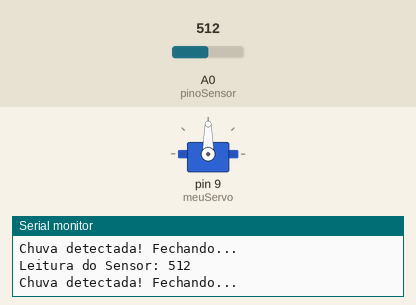
A sketch run on a simulated Arduino Uno, built with avr-gcc and run on an emulated ATmega328P. Shown: servo, the last lines printed to the serial monitor. Inputs (shaded band) come from the test bench; at power-on: A0 (pinoSensor) = 512.

Above: at 1.8 s.
1.9 s: A0 (pinoSensor) set to 789
3.4 s: A0 (pinoSensor) set to 806
At 5.2 s:
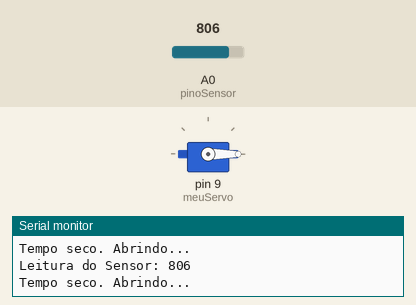
5.5 s: A0 (pinoSensor) set to 790
At 6.8 s:
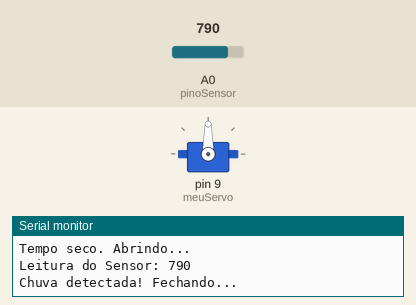
7.5 s: A0 (pinoSensor) set to 810
At 8.3 s:
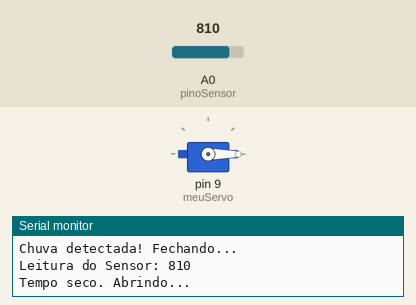
Timing chart, 0 to 10.5 s (numbered marks = the images above; inputs shaded):
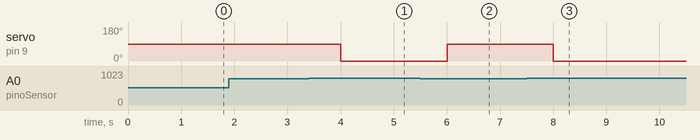

Measured:
- the behaviour switches between 799 and 800 on A0 (pinoSensor) (found by bisection; images 0 and 1)
- after the input at 3.4 s, servo on pin 9 (meuServo): 90° → 0° after 0.60 s
- after the input at 5.5 s, servo on pin 9 (meuServo): 0° → 90° after 0.51 s
- after the input at 7.5 s, servo on pin 9 (meuServo): 90° → 0° after 0.51 s

The sketch:

sketch_sensor_chuva.ino
```cpp
#include <Servo.h>

Servo meuServo;          // Cria o objeto para controlar o servo
const int pinoSensor = A0; // Pino do sensor de chuva
int limiteChuva = 800;   // Ajuste este valor conforme a necessidade

void setup() {
  meuServo.attach(9);    // Conecta o servo ao pino digital 9
  meuServo.write(0);     // Inicia o servo na posição 0 graus (Aberto)
  Serial.begin(9600);
}

void loop() {
  int leitura = analogRead(pinoSensor);
  Serial.print("Leitura do Sensor: ");
  Serial.println(leitura);

  if (leitura < limiteChuva) {
    // Se detectar chuva, fecha a janela/toldo
    Serial.println("Chuva detectada! Fechando...");
    meuServo.write(90);  // Gira o servo para 90 graus
  } else {
    // Se parar de chover, abre novamente
    Serial.println("Tempo seco. Abrindo...");
    meuServo.write(0);   // Retorna o servo para 0 graus
  }

  delay(1000); // Aguarda 1 segundo para evitar movimentos bruscos
}
```
